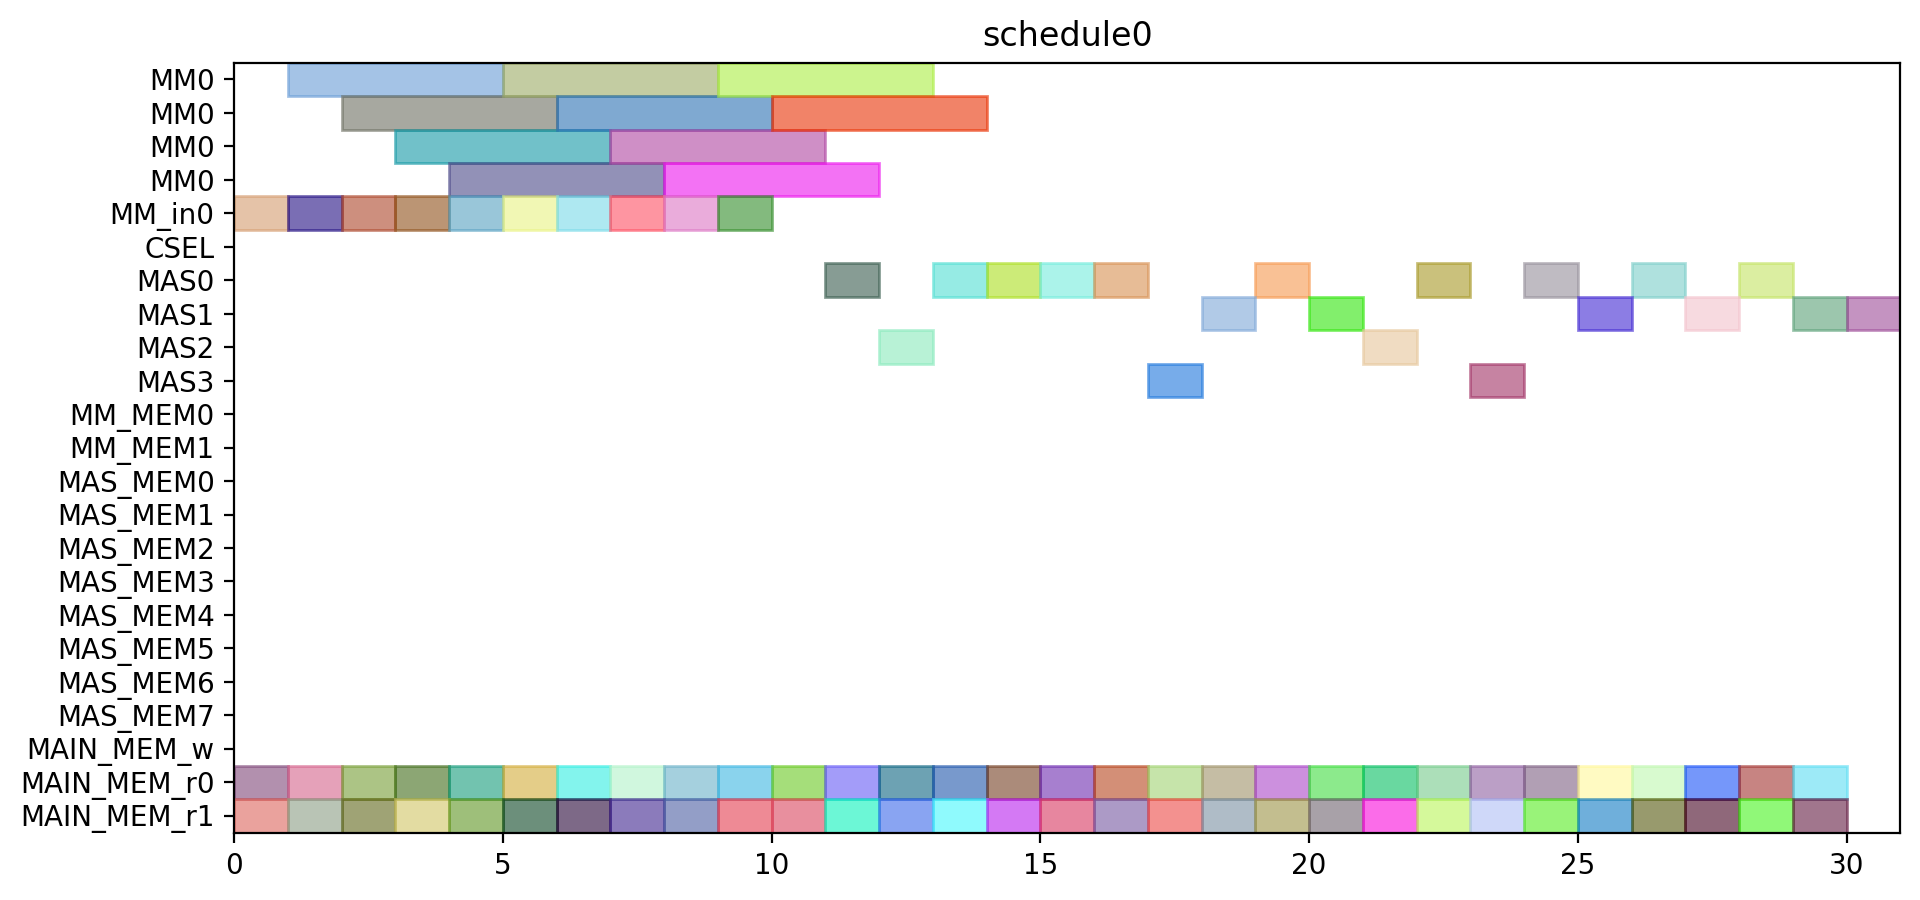

Write the Python code that produced this figure.
from pyschedule import Scenario, solvers, plotters, alt


def solve():
	horizon = 131
	S = Scenario("schedule0", horizon=horizon)

	# resource
	MM = S.Resources('MM', num=1, size=4)
	MM_in = S.Resources('MM_in', num=1)
	CSEL = S.Resource('CSEL')
	MAS = S.Resources('MAS', num=4, size=1, periods=range(1, horizon))
	MM_MEM = S.Resources('MM_MEM', num=2)
	MAS_MEM = S.Resources('MAS_MEM', num=8)
	MAIN_MEM_w = S.Resource('MAIN_MEM_w', size=1)
	MAIN_MEM_r = S.Resources('MAIN_MEM_r', num=2)

	# result of previous scheduling

	# new tasks
	c_aa_a1_0 = S.Task('c_aa_a1_0', length=1, delay_cost=1)
	c_aa_a1_0 += alt(MAS)
	c_aa_a1_0_mem0 = S.Task('c_aa_a1_0_mem0', length=1, delay_cost=1)
	c_aa_a1_0_mem0 += MAIN_MEM_r[0]
	S += c_aa_a1_0_mem0 <= c_aa_a1_0

	c_aa_a1_0_mem1 = S.Task('c_aa_a1_0_mem1', length=1, delay_cost=1)
	c_aa_a1_0_mem1 += MAIN_MEM_r[1]
	S += c_aa_a1_0_mem1 <= c_aa_a1_0

	c_aa_a1_1 = S.Task('c_aa_a1_1', length=1, delay_cost=1)
	c_aa_a1_1 += alt(MAS)
	c_aa_a1_1_mem0 = S.Task('c_aa_a1_1_mem0', length=1, delay_cost=1)
	c_aa_a1_1_mem0 += MAIN_MEM_r[0]
	S += c_aa_a1_1_mem0 <= c_aa_a1_1

	c_aa_a1_1_mem1 = S.Task('c_aa_a1_1_mem1', length=1, delay_cost=1)
	c_aa_a1_1_mem1 += MAIN_MEM_r[1]
	S += c_aa_a1_1_mem1 <= c_aa_a1_1

	c_aa_t10 = S.Task('c_aa_t10', length=1, delay_cost=1)
	c_aa_t10 += alt(MAS)
	c_aa_t10_mem0 = S.Task('c_aa_t10_mem0', length=1, delay_cost=1)
	c_aa_t10_mem0 += MAIN_MEM_r[0]
	S += c_aa_t10_mem0 <= c_aa_t10

	c_aa_t10_mem1 = S.Task('c_aa_t10_mem1', length=1, delay_cost=1)
	c_aa_t10_mem1 += MAIN_MEM_r[1]
	S += c_aa_t10_mem1 <= c_aa_t10

	c_aa_t11 = S.Task('c_aa_t11', length=1, delay_cost=1)
	c_aa_t11 += alt(MAS)
	c_aa_t11_mem0 = S.Task('c_aa_t11_mem0', length=1, delay_cost=1)
	c_aa_t11_mem0 += MAIN_MEM_r[0]
	S += c_aa_t11_mem0 <= c_aa_t11

	c_aa_t11_mem1 = S.Task('c_aa_t11_mem1', length=1, delay_cost=1)
	c_aa_t11_mem1 += MAIN_MEM_r[1]
	S += c_aa_t11_mem1 <= c_aa_t11

	c_aa_t3_t0 = S.Task('c_aa_t3_t0', length=4, delay_cost=1)
	c_aa_t3_t0 += alt(MM)
	c_aa_t3_t0_in = S.Task('c_aa_t3_t0_in', length=1, delay_cost=1)
	c_aa_t3_t0_in += alt(MM_in)
	S += c_aa_t3_t0_in*MM_in[0]<=c_aa_t3_t0*MM[0]
	c_aa_t3_t0_mem0 = S.Task('c_aa_t3_t0_mem0', length=1, delay_cost=1)
	c_aa_t3_t0_mem0 += MAIN_MEM_r[0]
	S += c_aa_t3_t0_mem0 <= c_aa_t3_t0

	c_aa_t3_t0_mem1 = S.Task('c_aa_t3_t0_mem1', length=1, delay_cost=1)
	c_aa_t3_t0_mem1 += MAIN_MEM_r[1]
	S += c_aa_t3_t0_mem1 <= c_aa_t3_t0

	c_aa_t3_t1 = S.Task('c_aa_t3_t1', length=4, delay_cost=1)
	c_aa_t3_t1 += alt(MM)
	c_aa_t3_t1_in = S.Task('c_aa_t3_t1_in', length=1, delay_cost=1)
	c_aa_t3_t1_in += alt(MM_in)
	S += c_aa_t3_t1_in*MM_in[0]<=c_aa_t3_t1*MM[0]
	c_aa_t3_t1_mem0 = S.Task('c_aa_t3_t1_mem0', length=1, delay_cost=1)
	c_aa_t3_t1_mem0 += MAIN_MEM_r[0]
	S += c_aa_t3_t1_mem0 <= c_aa_t3_t1

	c_aa_t3_t1_mem1 = S.Task('c_aa_t3_t1_mem1', length=1, delay_cost=1)
	c_aa_t3_t1_mem1 += MAIN_MEM_r[1]
	S += c_aa_t3_t1_mem1 <= c_aa_t3_t1

	c_aa_t3_t2 = S.Task('c_aa_t3_t2', length=1, delay_cost=1)
	c_aa_t3_t2 += alt(MAS)
	c_aa_t3_t2_mem0 = S.Task('c_aa_t3_t2_mem0', length=1, delay_cost=1)
	c_aa_t3_t2_mem0 += MAIN_MEM_r[0]
	S += c_aa_t3_t2_mem0 <= c_aa_t3_t2

	c_aa_t3_t2_mem1 = S.Task('c_aa_t3_t2_mem1', length=1, delay_cost=1)
	c_aa_t3_t2_mem1 += MAIN_MEM_r[1]
	S += c_aa_t3_t2_mem1 <= c_aa_t3_t2

	c_aa_t3_t3 = S.Task('c_aa_t3_t3', length=1, delay_cost=1)
	c_aa_t3_t3 += alt(MAS)
	c_aa_t3_t3_mem0 = S.Task('c_aa_t3_t3_mem0', length=1, delay_cost=1)
	c_aa_t3_t3_mem0 += MAIN_MEM_r[0]
	S += c_aa_t3_t3_mem0 <= c_aa_t3_t3

	c_aa_t3_t3_mem1 = S.Task('c_aa_t3_t3_mem1', length=1, delay_cost=1)
	c_aa_t3_t3_mem1 += MAIN_MEM_r[1]
	S += c_aa_t3_t3_mem1 <= c_aa_t3_t3

	c_bb_a1_0 = S.Task('c_bb_a1_0', length=1, delay_cost=1)
	c_bb_a1_0 += alt(MAS)
	c_bb_a1_0_mem0 = S.Task('c_bb_a1_0_mem0', length=1, delay_cost=1)
	c_bb_a1_0_mem0 += MAIN_MEM_r[0]
	S += c_bb_a1_0_mem0 <= c_bb_a1_0

	c_bb_a1_0_mem1 = S.Task('c_bb_a1_0_mem1', length=1, delay_cost=1)
	c_bb_a1_0_mem1 += MAIN_MEM_r[1]
	S += c_bb_a1_0_mem1 <= c_bb_a1_0

	c_bb_a1_1 = S.Task('c_bb_a1_1', length=1, delay_cost=1)
	c_bb_a1_1 += alt(MAS)
	c_bb_a1_1_mem0 = S.Task('c_bb_a1_1_mem0', length=1, delay_cost=1)
	c_bb_a1_1_mem0 += MAIN_MEM_r[0]
	S += c_bb_a1_1_mem0 <= c_bb_a1_1

	c_bb_a1_1_mem1 = S.Task('c_bb_a1_1_mem1', length=1, delay_cost=1)
	c_bb_a1_1_mem1 += MAIN_MEM_r[1]
	S += c_bb_a1_1_mem1 <= c_bb_a1_1

	c_bb_t10 = S.Task('c_bb_t10', length=1, delay_cost=1)
	c_bb_t10 += alt(MAS)
	c_bb_t10_mem0 = S.Task('c_bb_t10_mem0', length=1, delay_cost=1)
	c_bb_t10_mem0 += MAIN_MEM_r[0]
	S += c_bb_t10_mem0 <= c_bb_t10

	c_bb_t10_mem1 = S.Task('c_bb_t10_mem1', length=1, delay_cost=1)
	c_bb_t10_mem1 += MAIN_MEM_r[1]
	S += c_bb_t10_mem1 <= c_bb_t10

	c_bb_t11 = S.Task('c_bb_t11', length=1, delay_cost=1)
	c_bb_t11 += alt(MAS)
	c_bb_t11_mem0 = S.Task('c_bb_t11_mem0', length=1, delay_cost=1)
	c_bb_t11_mem0 += MAIN_MEM_r[0]
	S += c_bb_t11_mem0 <= c_bb_t11

	c_bb_t11_mem1 = S.Task('c_bb_t11_mem1', length=1, delay_cost=1)
	c_bb_t11_mem1 += MAIN_MEM_r[1]
	S += c_bb_t11_mem1 <= c_bb_t11

	c_bb_t3_t0 = S.Task('c_bb_t3_t0', length=4, delay_cost=1)
	c_bb_t3_t0 += alt(MM)
	c_bb_t3_t0_in = S.Task('c_bb_t3_t0_in', length=1, delay_cost=1)
	c_bb_t3_t0_in += alt(MM_in)
	S += c_bb_t3_t0_in*MM_in[0]<=c_bb_t3_t0*MM[0]
	c_bb_t3_t0_mem0 = S.Task('c_bb_t3_t0_mem0', length=1, delay_cost=1)
	c_bb_t3_t0_mem0 += MAIN_MEM_r[0]
	S += c_bb_t3_t0_mem0 <= c_bb_t3_t0

	c_bb_t3_t0_mem1 = S.Task('c_bb_t3_t0_mem1', length=1, delay_cost=1)
	c_bb_t3_t0_mem1 += MAIN_MEM_r[1]
	S += c_bb_t3_t0_mem1 <= c_bb_t3_t0

	c_bb_t3_t1 = S.Task('c_bb_t3_t1', length=4, delay_cost=1)
	c_bb_t3_t1 += alt(MM)
	c_bb_t3_t1_in = S.Task('c_bb_t3_t1_in', length=1, delay_cost=1)
	c_bb_t3_t1_in += alt(MM_in)
	S += c_bb_t3_t1_in*MM_in[0]<=c_bb_t3_t1*MM[0]
	c_bb_t3_t1_mem0 = S.Task('c_bb_t3_t1_mem0', length=1, delay_cost=1)
	c_bb_t3_t1_mem0 += MAIN_MEM_r[0]
	S += c_bb_t3_t1_mem0 <= c_bb_t3_t1

	c_bb_t3_t1_mem1 = S.Task('c_bb_t3_t1_mem1', length=1, delay_cost=1)
	c_bb_t3_t1_mem1 += MAIN_MEM_r[1]
	S += c_bb_t3_t1_mem1 <= c_bb_t3_t1

	c_bb_t3_t2 = S.Task('c_bb_t3_t2', length=1, delay_cost=1)
	c_bb_t3_t2 += alt(MAS)
	c_bb_t3_t2_mem0 = S.Task('c_bb_t3_t2_mem0', length=1, delay_cost=1)
	c_bb_t3_t2_mem0 += MAIN_MEM_r[0]
	S += c_bb_t3_t2_mem0 <= c_bb_t3_t2

	c_bb_t3_t2_mem1 = S.Task('c_bb_t3_t2_mem1', length=1, delay_cost=1)
	c_bb_t3_t2_mem1 += MAIN_MEM_r[1]
	S += c_bb_t3_t2_mem1 <= c_bb_t3_t2

	c_bb_t3_t3 = S.Task('c_bb_t3_t3', length=1, delay_cost=1)
	c_bb_t3_t3 += alt(MAS)
	c_bb_t3_t3_mem0 = S.Task('c_bb_t3_t3_mem0', length=1, delay_cost=1)
	c_bb_t3_t3_mem0 += MAIN_MEM_r[0]
	S += c_bb_t3_t3_mem0 <= c_bb_t3_t3

	c_bb_t3_t3_mem1 = S.Task('c_bb_t3_t3_mem1', length=1, delay_cost=1)
	c_bb_t3_t3_mem1 += MAIN_MEM_r[1]
	S += c_bb_t3_t3_mem1 <= c_bb_t3_t3

	c_cc_a1_0 = S.Task('c_cc_a1_0', length=1, delay_cost=1)
	c_cc_a1_0 += alt(MAS)
	c_cc_a1_0_mem0 = S.Task('c_cc_a1_0_mem0', length=1, delay_cost=1)
	c_cc_a1_0_mem0 += MAIN_MEM_r[0]
	S += c_cc_a1_0_mem0 <= c_cc_a1_0

	c_cc_a1_0_mem1 = S.Task('c_cc_a1_0_mem1', length=1, delay_cost=1)
	c_cc_a1_0_mem1 += MAIN_MEM_r[1]
	S += c_cc_a1_0_mem1 <= c_cc_a1_0

	c_cc_a1_1 = S.Task('c_cc_a1_1', length=1, delay_cost=1)
	c_cc_a1_1 += alt(MAS)
	c_cc_a1_1_mem0 = S.Task('c_cc_a1_1_mem0', length=1, delay_cost=1)
	c_cc_a1_1_mem0 += MAIN_MEM_r[0]
	S += c_cc_a1_1_mem0 <= c_cc_a1_1

	c_cc_a1_1_mem1 = S.Task('c_cc_a1_1_mem1', length=1, delay_cost=1)
	c_cc_a1_1_mem1 += MAIN_MEM_r[1]
	S += c_cc_a1_1_mem1 <= c_cc_a1_1

	c_cc_t10 = S.Task('c_cc_t10', length=1, delay_cost=1)
	c_cc_t10 += alt(MAS)
	c_cc_t10_mem0 = S.Task('c_cc_t10_mem0', length=1, delay_cost=1)
	c_cc_t10_mem0 += MAIN_MEM_r[0]
	S += c_cc_t10_mem0 <= c_cc_t10

	c_cc_t10_mem1 = S.Task('c_cc_t10_mem1', length=1, delay_cost=1)
	c_cc_t10_mem1 += MAIN_MEM_r[1]
	S += c_cc_t10_mem1 <= c_cc_t10

	c_cc_t11 = S.Task('c_cc_t11', length=1, delay_cost=1)
	c_cc_t11 += alt(MAS)
	c_cc_t11_mem0 = S.Task('c_cc_t11_mem0', length=1, delay_cost=1)
	c_cc_t11_mem0 += MAIN_MEM_r[0]
	S += c_cc_t11_mem0 <= c_cc_t11

	c_cc_t11_mem1 = S.Task('c_cc_t11_mem1', length=1, delay_cost=1)
	c_cc_t11_mem1 += MAIN_MEM_r[1]
	S += c_cc_t11_mem1 <= c_cc_t11

	c_cc_t3_t0 = S.Task('c_cc_t3_t0', length=4, delay_cost=1)
	c_cc_t3_t0 += alt(MM)
	c_cc_t3_t0_in = S.Task('c_cc_t3_t0_in', length=1, delay_cost=1)
	c_cc_t3_t0_in += alt(MM_in)
	S += c_cc_t3_t0_in*MM_in[0]<=c_cc_t3_t0*MM[0]
	c_cc_t3_t0_mem0 = S.Task('c_cc_t3_t0_mem0', length=1, delay_cost=1)
	c_cc_t3_t0_mem0 += MAIN_MEM_r[0]
	S += c_cc_t3_t0_mem0 <= c_cc_t3_t0

	c_cc_t3_t0_mem1 = S.Task('c_cc_t3_t0_mem1', length=1, delay_cost=1)
	c_cc_t3_t0_mem1 += MAIN_MEM_r[1]
	S += c_cc_t3_t0_mem1 <= c_cc_t3_t0

	c_cc_t3_t1 = S.Task('c_cc_t3_t1', length=4, delay_cost=1)
	c_cc_t3_t1 += alt(MM)
	c_cc_t3_t1_in = S.Task('c_cc_t3_t1_in', length=1, delay_cost=1)
	c_cc_t3_t1_in += alt(MM_in)
	S += c_cc_t3_t1_in*MM_in[0]<=c_cc_t3_t1*MM[0]
	c_cc_t3_t1_mem0 = S.Task('c_cc_t3_t1_mem0', length=1, delay_cost=1)
	c_cc_t3_t1_mem0 += MAIN_MEM_r[0]
	S += c_cc_t3_t1_mem0 <= c_cc_t3_t1

	c_cc_t3_t1_mem1 = S.Task('c_cc_t3_t1_mem1', length=1, delay_cost=1)
	c_cc_t3_t1_mem1 += MAIN_MEM_r[1]
	S += c_cc_t3_t1_mem1 <= c_cc_t3_t1

	c_cc_t3_t2 = S.Task('c_cc_t3_t2', length=1, delay_cost=1)
	c_cc_t3_t2 += alt(MAS)
	c_cc_t3_t2_mem0 = S.Task('c_cc_t3_t2_mem0', length=1, delay_cost=1)
	c_cc_t3_t2_mem0 += MAIN_MEM_r[0]
	S += c_cc_t3_t2_mem0 <= c_cc_t3_t2

	c_cc_t3_t2_mem1 = S.Task('c_cc_t3_t2_mem1', length=1, delay_cost=1)
	c_cc_t3_t2_mem1 += MAIN_MEM_r[1]
	S += c_cc_t3_t2_mem1 <= c_cc_t3_t2

	c_cc_t3_t3 = S.Task('c_cc_t3_t3', length=1, delay_cost=1)
	c_cc_t3_t3 += alt(MAS)
	c_cc_t3_t3_mem0 = S.Task('c_cc_t3_t3_mem0', length=1, delay_cost=1)
	c_cc_t3_t3_mem0 += MAIN_MEM_r[0]
	S += c_cc_t3_t3_mem0 <= c_cc_t3_t3

	c_cc_t3_t3_mem1 = S.Task('c_cc_t3_t3_mem1', length=1, delay_cost=1)
	c_cc_t3_t3_mem1 += MAIN_MEM_r[1]
	S += c_cc_t3_t3_mem1 <= c_cc_t3_t3

	c_ab_t0_t0 = S.Task('c_ab_t0_t0', length=4, delay_cost=1)
	c_ab_t0_t0 += alt(MM)
	c_ab_t0_t0_in = S.Task('c_ab_t0_t0_in', length=1, delay_cost=1)
	c_ab_t0_t0_in += alt(MM_in)
	S += c_ab_t0_t0_in*MM_in[0]<=c_ab_t0_t0*MM[0]
	c_ab_t0_t0_mem0 = S.Task('c_ab_t0_t0_mem0', length=1, delay_cost=1)
	c_ab_t0_t0_mem0 += MAIN_MEM_r[0]
	S += c_ab_t0_t0_mem0 <= c_ab_t0_t0

	c_ab_t0_t0_mem1 = S.Task('c_ab_t0_t0_mem1', length=1, delay_cost=1)
	c_ab_t0_t0_mem1 += MAIN_MEM_r[1]
	S += c_ab_t0_t0_mem1 <= c_ab_t0_t0

	c_ab_t0_t1 = S.Task('c_ab_t0_t1', length=4, delay_cost=1)
	c_ab_t0_t1 += alt(MM)
	c_ab_t0_t1_in = S.Task('c_ab_t0_t1_in', length=1, delay_cost=1)
	c_ab_t0_t1_in += alt(MM_in)
	S += c_ab_t0_t1_in*MM_in[0]<=c_ab_t0_t1*MM[0]
	c_ab_t0_t1_mem0 = S.Task('c_ab_t0_t1_mem0', length=1, delay_cost=1)
	c_ab_t0_t1_mem0 += MAIN_MEM_r[0]
	S += c_ab_t0_t1_mem0 <= c_ab_t0_t1

	c_ab_t0_t1_mem1 = S.Task('c_ab_t0_t1_mem1', length=1, delay_cost=1)
	c_ab_t0_t1_mem1 += MAIN_MEM_r[1]
	S += c_ab_t0_t1_mem1 <= c_ab_t0_t1

	c_ab_t0_t2 = S.Task('c_ab_t0_t2', length=1, delay_cost=1)
	c_ab_t0_t2 += alt(MAS)
	c_ab_t0_t2_mem0 = S.Task('c_ab_t0_t2_mem0', length=1, delay_cost=1)
	c_ab_t0_t2_mem0 += MAIN_MEM_r[0]
	S += c_ab_t0_t2_mem0 <= c_ab_t0_t2

	c_ab_t0_t2_mem1 = S.Task('c_ab_t0_t2_mem1', length=1, delay_cost=1)
	c_ab_t0_t2_mem1 += MAIN_MEM_r[1]
	S += c_ab_t0_t2_mem1 <= c_ab_t0_t2

	c_ab_t0_t3 = S.Task('c_ab_t0_t3', length=1, delay_cost=1)
	c_ab_t0_t3 += alt(MAS)
	c_ab_t0_t3_mem0 = S.Task('c_ab_t0_t3_mem0', length=1, delay_cost=1)
	c_ab_t0_t3_mem0 += MAIN_MEM_r[0]
	S += c_ab_t0_t3_mem0 <= c_ab_t0_t3

	c_ab_t0_t3_mem1 = S.Task('c_ab_t0_t3_mem1', length=1, delay_cost=1)
	c_ab_t0_t3_mem1 += MAIN_MEM_r[1]
	S += c_ab_t0_t3_mem1 <= c_ab_t0_t3

	c_ab_t1_t0 = S.Task('c_ab_t1_t0', length=4, delay_cost=1)
	c_ab_t1_t0 += alt(MM)
	c_ab_t1_t0_in = S.Task('c_ab_t1_t0_in', length=1, delay_cost=1)
	c_ab_t1_t0_in += alt(MM_in)
	S += c_ab_t1_t0_in*MM_in[0]<=c_ab_t1_t0*MM[0]
	c_ab_t1_t0_mem0 = S.Task('c_ab_t1_t0_mem0', length=1, delay_cost=1)
	c_ab_t1_t0_mem0 += MAIN_MEM_r[0]
	S += c_ab_t1_t0_mem0 <= c_ab_t1_t0

	c_ab_t1_t0_mem1 = S.Task('c_ab_t1_t0_mem1', length=1, delay_cost=1)
	c_ab_t1_t0_mem1 += MAIN_MEM_r[1]
	S += c_ab_t1_t0_mem1 <= c_ab_t1_t0

	c_ab_t1_t1 = S.Task('c_ab_t1_t1', length=4, delay_cost=1)
	c_ab_t1_t1 += alt(MM)
	c_ab_t1_t1_in = S.Task('c_ab_t1_t1_in', length=1, delay_cost=1)
	c_ab_t1_t1_in += alt(MM_in)
	S += c_ab_t1_t1_in*MM_in[0]<=c_ab_t1_t1*MM[0]
	c_ab_t1_t1_mem0 = S.Task('c_ab_t1_t1_mem0', length=1, delay_cost=1)
	c_ab_t1_t1_mem0 += MAIN_MEM_r[0]
	S += c_ab_t1_t1_mem0 <= c_ab_t1_t1

	c_ab_t1_t1_mem1 = S.Task('c_ab_t1_t1_mem1', length=1, delay_cost=1)
	c_ab_t1_t1_mem1 += MAIN_MEM_r[1]
	S += c_ab_t1_t1_mem1 <= c_ab_t1_t1

	solvers.mip.solve(S,msg=1,kind='CPLEX',ratio_gap=1.01)

	solution = [['hoge']*len(S.solution()[1]) for i in range(len(S.solution()))]
	for i in range(len(S.solution())):
		for j in range(len(S.solution()[i])):
			solution[i][j]=str(S.solution()[i][j])
	print(solution)

	cycles = int(solution[-1][3])

	pic_file_name = "/home/mfukuda/ABE/multiRAM_multiMAS_16mux/scheduling_result/stage4MM1_stage1MAS4/FP12_INV_BEFORE_FPINV/schedule0.png"
	if(S.solution() != []):
		plotters.matplotlib.plot(S,img_filename=pic_file_name, show_task_labels=False, fig_size=(cycles*0.25+3, 5))

	return solution
